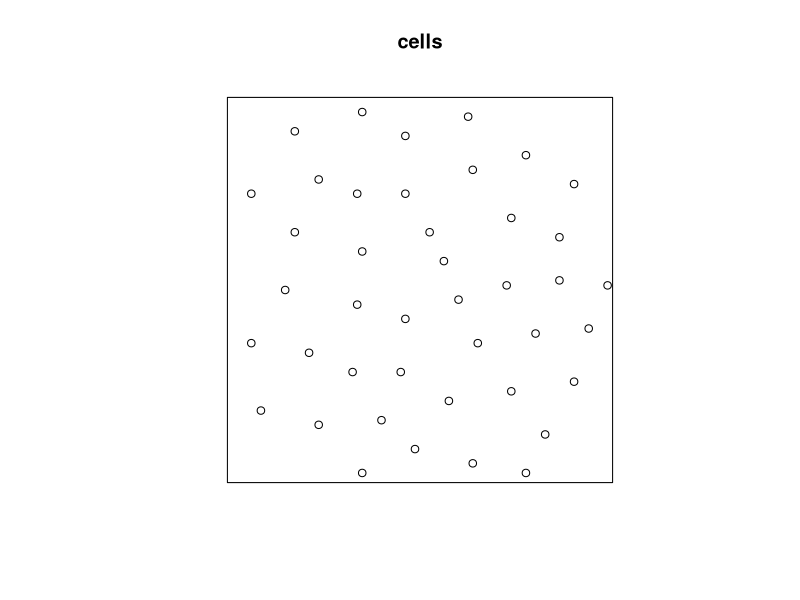
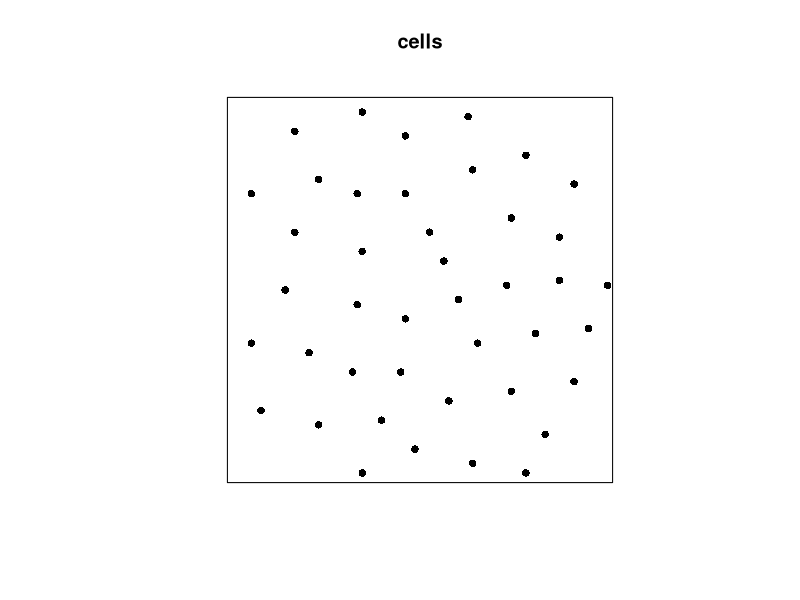
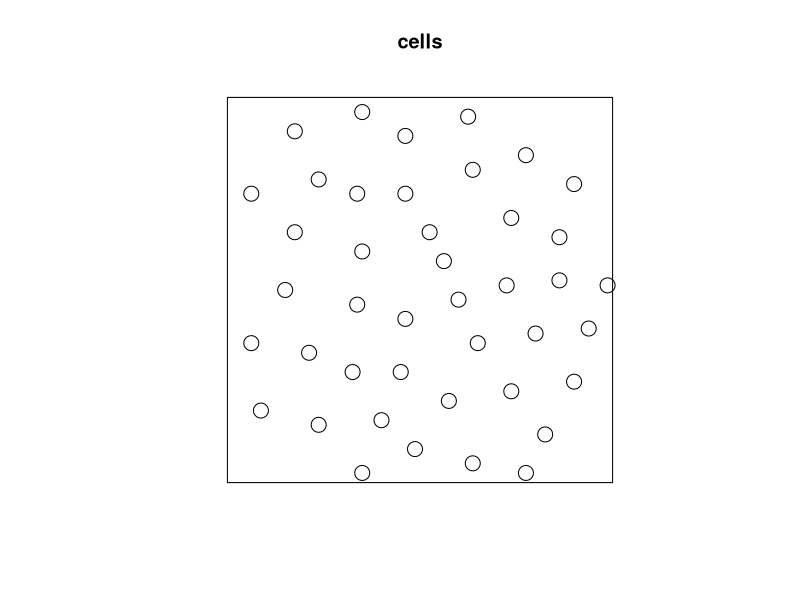
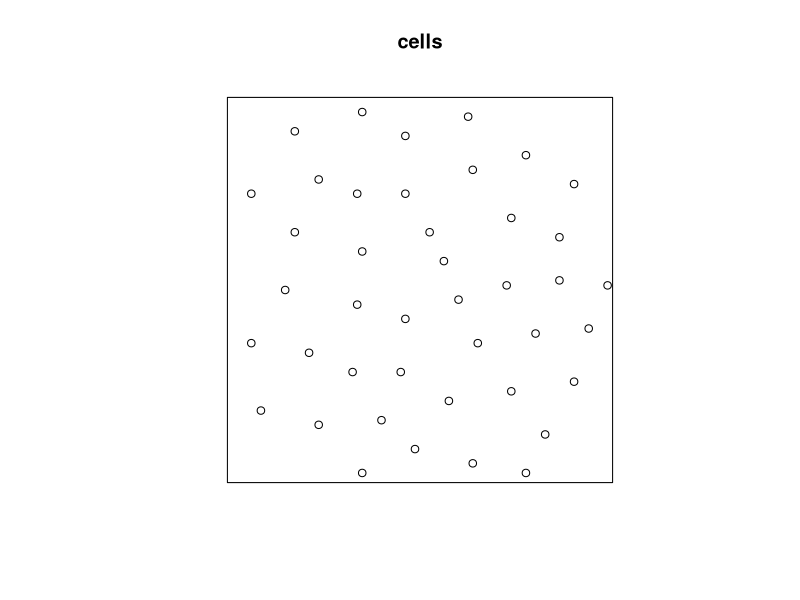
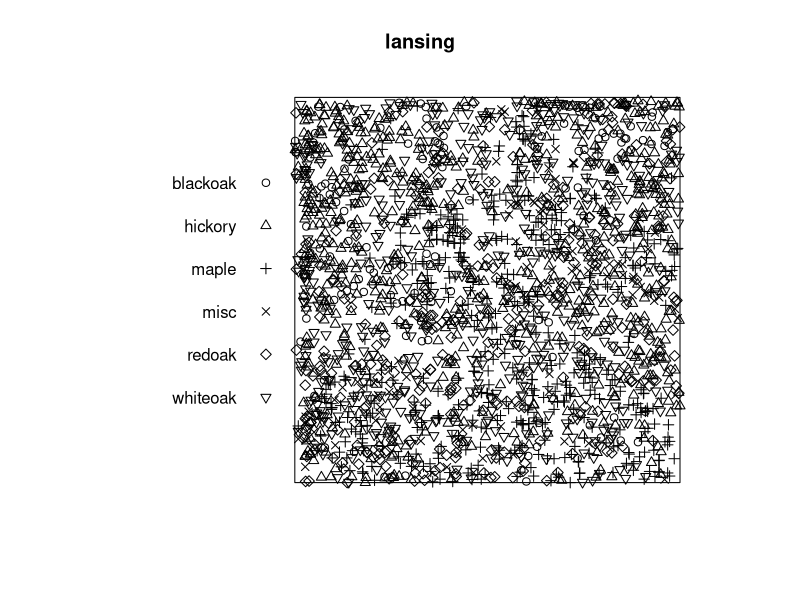
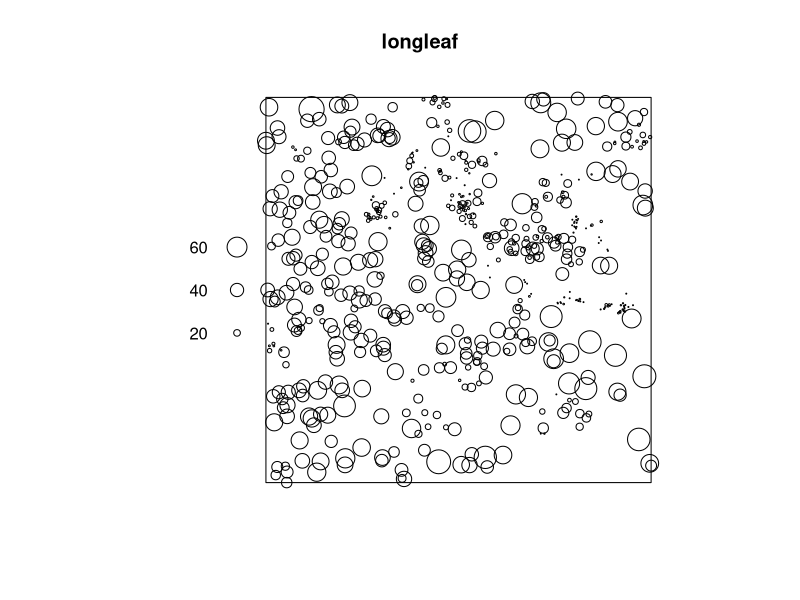
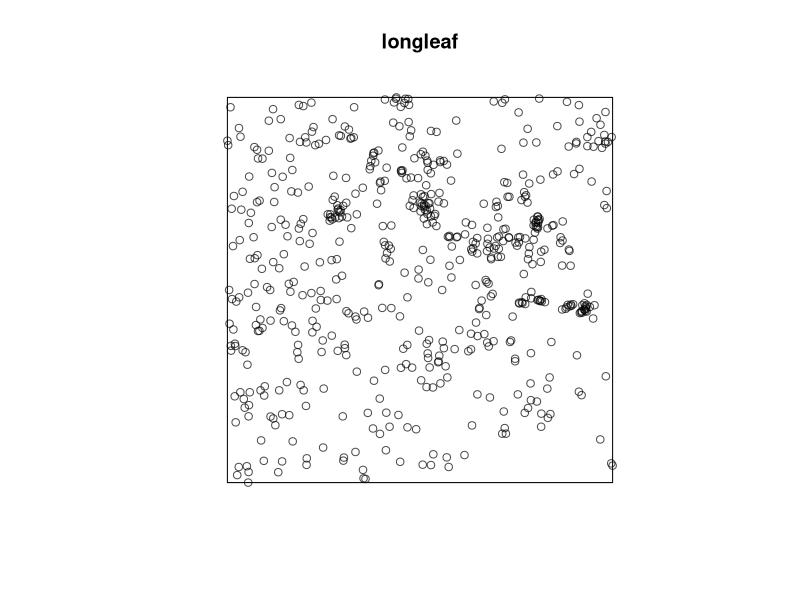
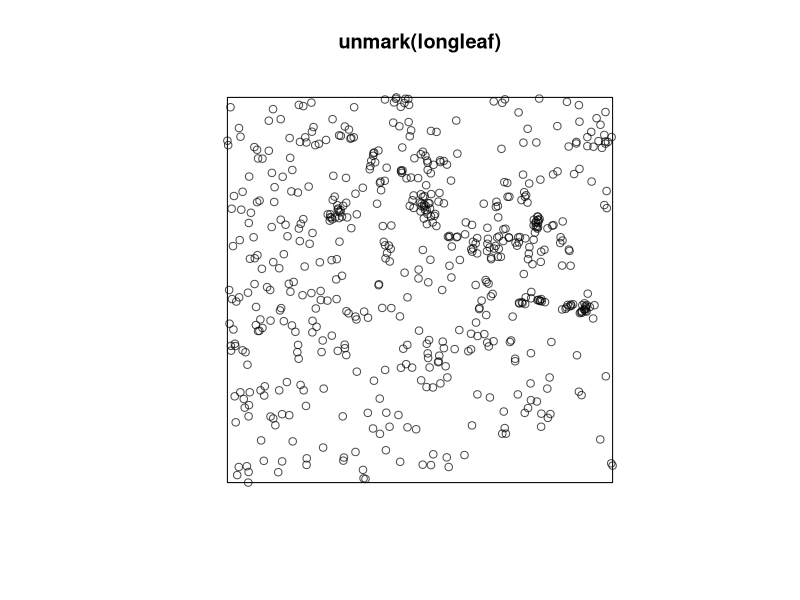

The R source for these figures, in order:
library(spatstat)


### Name: plot.ppp
### Title: plot a Spatial Point Pattern
### Aliases: plot.ppp
### Keywords: spatial hplot

### ** Examples

   plot(cells)

   plot(cells, pch=16)

   # make the plotting symbols larger (for publication at reduced scale)
   plot(cells, cex=2)

   # set it in spatstat.options
   oldopt <- spatstat.options(par.points=list(cex=2))
   plot(cells)
   spatstat.options(oldopt)

   # multitype 
   plot(lansing)

   # marked by a real number
   plot(longleaf)

   # just plot the points
   plot(longleaf, use.marks=FALSE)
   plot(unmark(longleaf)) # equivalent

   # point pattern with multiple marks
   plot(finpines)
   plot(finpines, which.marks="height")

   # controlling COLOURS of points
   plot(cells, cols="blue")
   plot(lansing, cols=c("black", "yellow", "green", 
                        "blue","red","pink"))
   plot(longleaf, fg="blue")

   # make window purple
   plot(lansing, border="purple")
   # make everything purple
   plot(lansing, border="purple", cols="purple", col.main="purple",
                 leg.args=list(col.axis="purple"))
 
   # controlling PLOT CHARACTERS for multitype pattern
   plot(lansing, chars = 11:16)
   plot(lansing, chars = c("o","h","m",".","o","o"))

   ## multitype pattern mapped to symbols
   plot(amacrine, shape=c("circles", "squares"), size=0.04)
   plot(amacrine, shape="arrows", direction=c(0,90), size=0.07)

   ## plot trees as trees!
   plot(lansing, shape="arrows", direction=90, cols=1:6)

   # controlling MARK SCALE for pattern with numeric marks
   plot(longleaf, markscale=0.1)
   plot(longleaf, maxsize=5)
   plot(longleaf, meansize=2)

   # draw circles of diameter equal to nearest neighbour distance
   plot(cells %mark% nndist(cells), markscale=1, legend=FALSE)

   # inspecting the symbol map
   v <- plot(amacrine)
   v

   ## variable colours ('cols' not 'col')
   plot(longleaf, cols=function(x) ifelse(x < 30, "red", "black"))

   ## re-using the same mark scale
   a <- plot(longleaf)
   juveniles <- longleaf[marks(longleaf) < 30]
   plot(juveniles, symap=a)

   ## numerical marks mapped to symbols of fixed size with variable colour
   ra <- range(marks(longleaf))
   colmap <- colourmap(terrain.colors(20), range=ra)
   ## filled plot characters are the codes 21-25
   ## fill colour is indicated by 'bg'
   sy <- symbolmap(pch=21, bg=colmap, range=ra)
   plot(longleaf, symap=sy)

   ## or more compactly..
   plot(longleaf, bg=terrain.colors(20), pch=21, cex=1)

   ## clipping
   plot(humberside)
   B <- owin(c(4810, 5190), c(4180, 4430))
   plot(B, add=TRUE, border="red")
   plot(humberside, clipwin=B, main="Humberside (clipped)")
